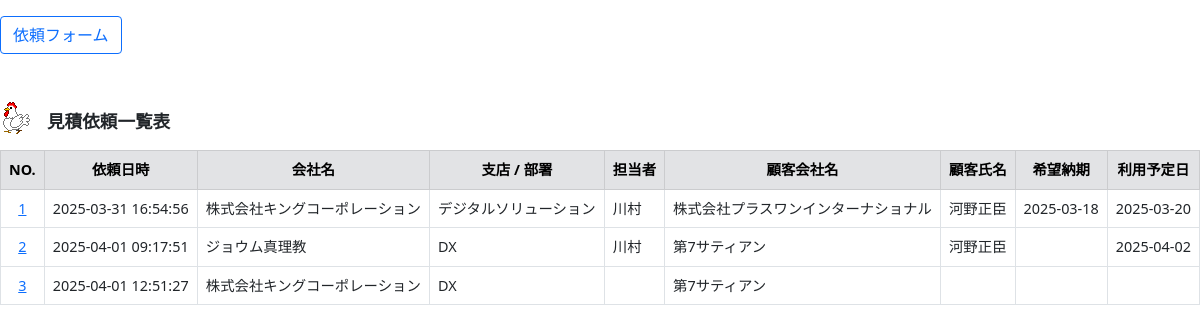
The page /list_index/ (signed in) on the database as committed earlier.
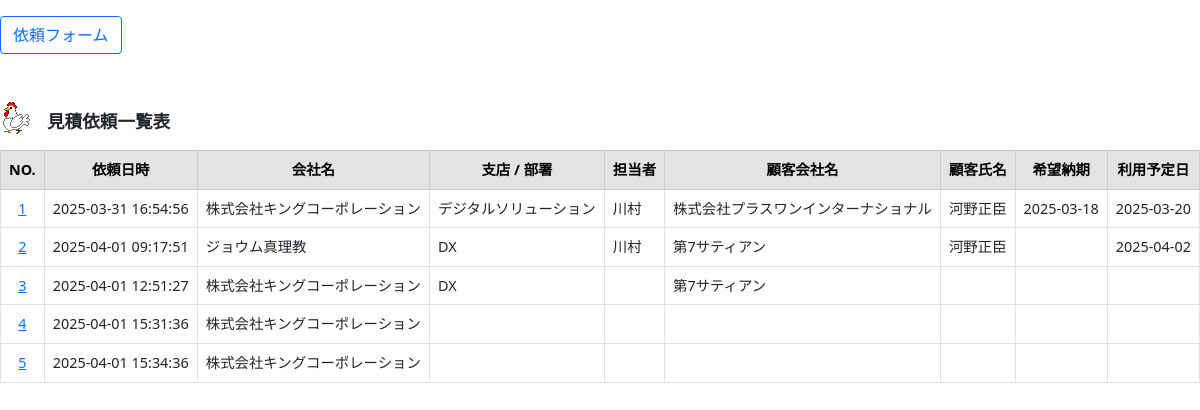
The same page on the database as committed later.
### estimation/models.py (models this page shows, shortened)
class Estimation(models.Model):
    est_num=models.IntegerField("見積番号",default=0)
    est_day=models.CharField("見積日時",max_length=255,blank=True,null=True)
    com=models.CharField("会社名",max_length=255,blank=True,null=True)
    busho=models.CharField("部署",max_length=255,blank=True,null=True)
    tantou=models.CharField("担当者",max_length=255,blank=True,null=True)
    tel=models.CharField("電話番号",max_length=255,blank=True,null=True)
    mail=models.CharField("メール",max_length=255,blank=True,null=True)
    cus_com=models.CharField("顧客_会社名",max_length=255,blank=True,null=True)
    cus_name=models.CharField("顧客_氏名",max_length=255,blank=True,null=True)
    cus_yubin=models.CharField("顧客_郵便番号",max_length=255,blank=True,null=True)
    cus_adress=models.CharField("顧客_住所",max_length=255,blank=True,null=True)
    cus_tel=models.CharField("顧客_電話番号",max_length=255,blank=True,null=True)
    cus_send_day=models.CharField("顧客_納期",max_length=255,blank=True,null=True)
    cus_use_day=models.CharField("顧客_使用日",max_length=255,blank=True,null=True)
    shouhin_tatami=models.CharField("商品_たたみ袋",max_length=255,blank=True,null=True)
    shouhin_bikou=models.CharField("商品_備考",max_length=255,blank=True,null=True)
    print_bikou=models.CharField("プリント_備考",max_length=255,blank=True,null=True)
    design_yes=models.CharField("入稿データ",max_length=255,blank=True,null=True)

### estimation/views.py (the view)
# urls.py: path('list_index/', list_index, name="list_index"),
@login_required
def list_index(request):
    est_list=Estimation.objects.all()
    params={"est_list":est_list}
    return render(request,"estimation/list.html",params)

### estimation/templates/estimation/list.html (shortened to what this page needs)
{% load static %}
<!DOCTYPE html>
<html lang="ja">
<head>
    <link rel="stylesheet" href="{% static 'main.css' %}">
    <link href="https://cdn.jsdelivr.net/npm/bootstrap@5.0.2/dist/css/bootstrap.min.css" rel="stylesheet">
    <link rel="stylesheet" href="https://cdn.jsdelivr.net/npm/bootstrap-icons@1.8.0/font/bootstrap-icons.css">
</head>
<body>
    <div class="mt-3 mb-5" style="margin: 0 auto; width: 1200px;">
        <div><a href="{% url 'est:index' %}"><button type="button" class="btn btn-outline-primary">依頼フォーム</button></a></div>
        <div class="flex2 mt-5" style="align-items: end;">
            <div><img src="{% static 'chiken.gif' %}"></div>
            <div style="font-size: 1.1em; font-weight: bold; margin-left: 15px;">見積依頼一覧表</div>
        </div>
        <div class="mt-3">
            <table class="table table-bordered size" style="font-size: 0.9em;">
                <tbody>
                    <tr class="table-secondary">
                        <th>NO.</th>
                        <th>依頼日時</th>
                        <th>会社名</th>
                        <th>支店 / 部署</th>
                        <th>担当者</th>
                        <th>顧客会社名</th>
                        <th>顧客氏名</th>
                        <th>希望納期</th>
                        <th>利用予定日</th>
                    </tr>
                    {% for i in est_list %}
                    <tr>
                        <td style="text-align: center;"><a href="{% url 'est:est_detail' i.est_num %}">{{i.est_num}}</a></td>
                        <td>{{i.est_day}}</td>
                        <td>{{i.com}}</td>
                        <td>{{i.busho}}</td>
                        <td>{{i.tantou}}</td>
                        <td>{{i.cus_com}}</td>
                        <td>{{i.cus_name}}</td>
                        <td>{{i.cus_send_day}}</td>
                        <td>{{i.cus_use_day}}</td>
                    </tr>
                    {% endfor %}
                </tbody>
            </table>
        </div>
    </div>
</body>
</html>

Rows that differ between the two databases and show on the page:
added Estimation: est_num "4", est_day "2025-04-01 15:31:36", com "株式会社キングコーポレーション"
added Estimation: est_num "5", est_day "2025-04-01 15:34:36", com "株式会社キングコーポレーション"
